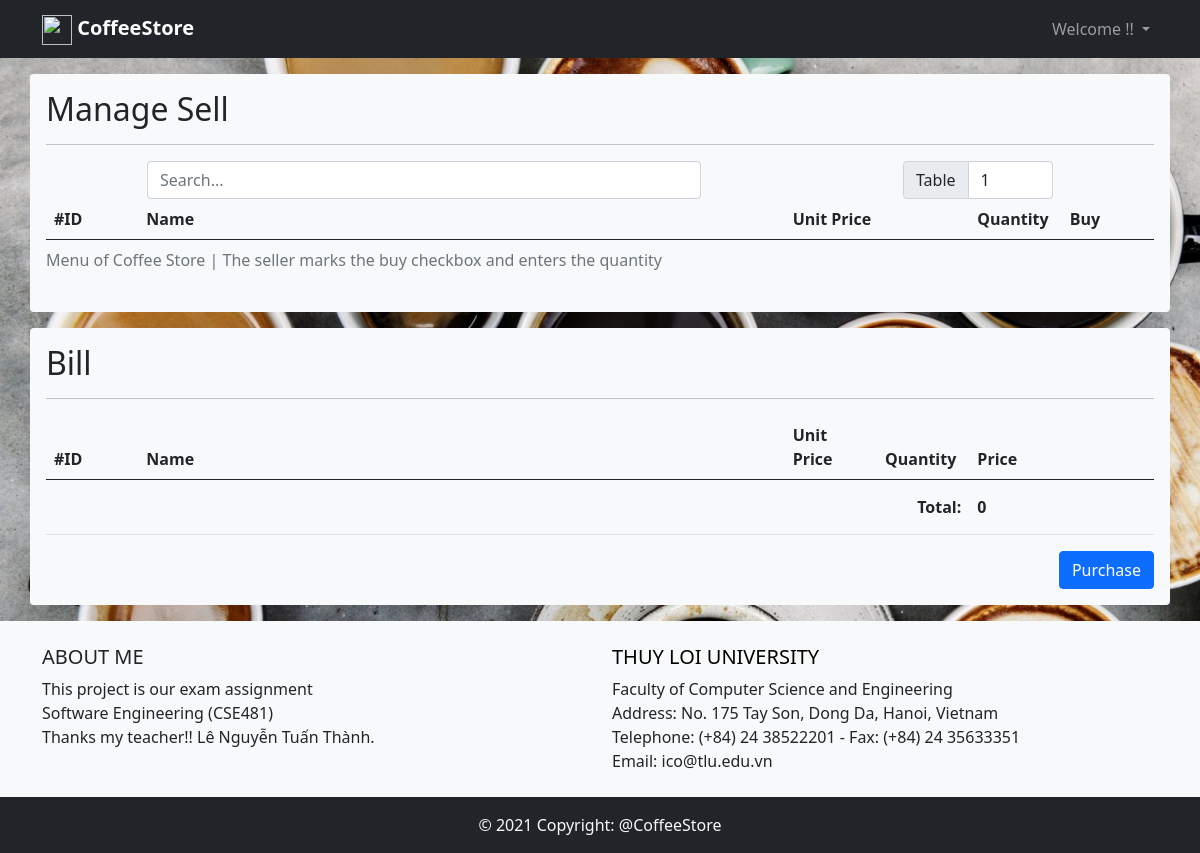
Before: /views/manage-sell.php (signed in) with the older database file.
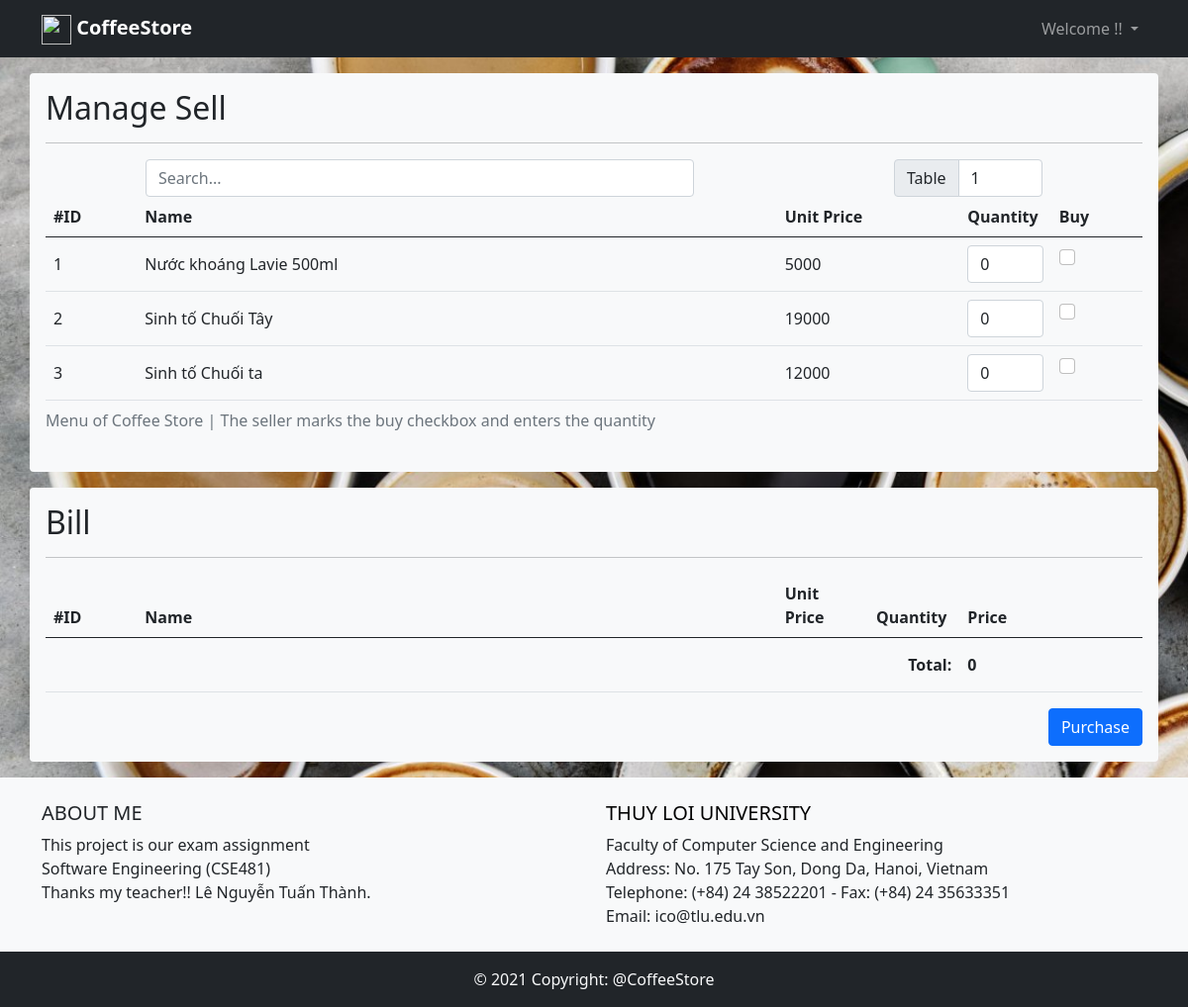
After: the same page with the newer database file.
### tables this page shows
CREATE TABLE `menu` (
  `item_id` int(10) UNSIGNED NOT NULL,
  `name` varchar(200) NOT NULL,
  `price` bigint(20) UNSIGNED NOT NULL,
  `status` tinyint(2) UNSIGNED NOT NULL DEFAULT 1
);

### controlers/database.php (called while the page is built, shortened)
<?php
class Database
{
    private $severname = 'localhost';
    private $username = 'root';
    private $password = '';
    private $database = 'coffeestore';
    function __construct()
    {
        $this->conn = mysqli_connect($this->severname, $this->username, $this->password, $this->database);
    }
}

### controlers/item.php (called while the page is built, shortened)
<?php
class Ctrl_Item{
    public static function GetList()
    {
        $db = new Database();
        $sql = "SELECT * FROM `menu`";
        $query = mysqli_query($db->conn, $sql);
        if ($query) {
            $result = mysqli_fetch_all($query);
            return $result;
        } else {
            return $db->conn->error." $sql";
        }
    }
}

### controlers/manage-sell.php (called while the page is built, shortened)
<?php
include_once('../controlers/item.php');
$menu = Ctrl_Item::GetList();
?>

### views/manage-sell.php (the view, shortened to what this page needs)
<?php include_once('../controlers/manage-sell.php'); ?>
<!DOCTYPE html>
<html lang="en">
<head>
    <link href="https://cdn.jsdelivr.net/npm/bootstrap@5.0.0-beta1/dist/css/bootstrap.min.css" rel="stylesheet">
    <link rel="stylesheet" href="../css/style.css">
</head>
<body>
    <?php include("nav-bar.php"); ?>
    <form method="POST" action="manage-sell.php">
        <div class="container my-3 bg-light rounded p-3">
            <p class="h2">Manage Sell</p>
            <hr>
            <div class="d-flex flex-row justify-content-around">
                <div style="width:50%">
                    <input type="text" class="form-control" id="keyword-input" placeholder="Search..." onkeyup="search()">
                </div>
                <div class="input-group" style="width:150px">
                    <span class="input-group-text">Table</span>
                    <input type="number" class="form-control" name="table" id="table" min=1 max=10 value="1" require>
                </div>
            </div>
            <table class="table table-hover">
                <thead>
                    <caption>Menu of Coffee Store | The seller marks the buy checkbox and enters the quantity</caption>
                    <tr>
                        <th class="col-1">#ID</th>
                        <th class="col-7">Name</th>
                        <th class="col-2">Unit Price</th>
                        <th class="col-1">Quantity</th>
                        <th class="col-1">Buy</th>
                    </tr>
                </thead>
                <tbody id="menu">
                    <?php $tagid = 0;
                        foreach ($menu as $item) {
                        $tagid++; ?>
                        <tr>
                            <th>
                                <input type="number" readonly class="form-control-plaintext" name="id<?php echo $tagid; ?>" id="id<?php echo $tagid; ?>" value="<?php echo $item[0]; ?>">
                            </th>
                            <td>
                                <input type="text" readonly class="form-control-plaintext" name="name<?php echo $tagid; ?>" id="name<?php echo $tagid; ?>" value="<?php echo $item[1]; ?>">
                            </td>
                            <td>
                                <input type="number" readonly class="form-control-plaintext" name="uprice<?php echo $tagid; ?>" id="uprice<?php echo $tagid; ?>" value="<?php echo $item[2]; ?>">
                            </td>
                            <td>
                                <input type="number" class="form-control" name="quantity<?php echo $tagid; ?>" id="quantity<?php echo $tagid; ?>" min=0 value=0 require onchange="calprice();">
                            </td>
                            <td>
                                <div class="form-check">
                                    <input class="form-check-input" type="checkbox" value="" name="check<?php echo $tagid; ?>" id="check<?php echo $tagid; ?>" onclick="calprice();">
                                </div>
                            </td>
                        </tr>
                    <?php } ?>
                </tbody>
            </table>
        </div>
        <div class="container my-3 bg-light rounded p-3">
            <p class="h2">Bill</p>
            <hr>
            <table class="table table-hover" id="tbbill">
                <thead>
                    <tr>
                        <th class="col-1">#ID</th>
                        <th class="col-7">Name</th>
                        <th class="col-1">Unit Price</th>
                        <th class="col-1">Quantity</th>
                        <th class="col-2">Price</th>
                    </tr>
                </thead>
                <tfoot>
                    <tr>
                        <th colspan="4" class="text-end">Total:</th>
                        <td class="col-2"><input type="number" readonly class="form-control-plaintext fw-bold" name="total" id="total" value="0"></td>
                    </tr>
                </tfoot>
            </table>
            <div class="d-flex justify-content-end">
                <input type="submit" class="btn btn-primary" name="Purchase" value="Purchase"></input>
            </div>
        </div>
    </form>
    <?php include("footer.php"); ?>
</body>
</html>

### views/nav-bar.php (shortened to what this page needs)
<nav class="navbar navbar-expand-lg navbar-dark bg-dark">
    <div class="container">
        <a class="navbar-brand" href="/CoffeeStore/index.php"><img src="/CoffeeStore/img/iconlogo.png" width="30" height="30" alt=""> <strong>CoffeeStore</strong></a>
        <div class="collapse navbar-collapse" id="navbarSupportedContent">
            <ul class="nav navbar-nav ms-auto">
                <?php
                if (!isset($_SESSION['logined'])) { ?>
                    <li class='nav-item'>
                        <a class='nav-link' href="/CoffeeStore/views/login.php">Sign In</a>
                    </li>
                <?php } else {
                    $db = new Database();
                    $result = mysqli_query($db->conn, "SELECT `employees`.`fullname`, `accounts`.`permisson` FROM `accounts` INNER JOIN `employees` ON `accounts`.`user_id` = `employees`.`user_id` WHERE `accounts`.`user_id` = " . $_SESSION['logined']);
                    $logined = mysqli_fetch_row($result);
                ?>
                    <li class="nav-item dropdown">
                        <a class="nav-link dropdown-toggle" href="#" id="navbarDropdown" role="button" data-bs-toggle="dropdown" aria-expanded="false">
                            Welcome <?php echo $logined[0]; ?> !!
                        </a>
                    </li>
                <?php } ?>
            </ul>
        </div>
    </div>
</nav>

### views/footer.php (shortened to what this page needs)
<footer class="footer bg-light text-center text-lg-start">
    <div class="container">
        <div class="row">
            <div class="col-lg-6 col-md-12 my-3 my-md-4">
                <h5 class="text-uppercase">About me</h5>
                <span>
                    This project is our exam assignment<br>
                    Software Engineering (CSE481)<br>
                    Thanks my teacher!! Lê Nguyễn Tuấn Thành.
                </span>
            </div>
            <div class="col-lg-6 col-md-12 mb-3 my-md-4">
                <h5 class="text-uppercase"><a href="http://www.tlu.edu.vn/" style="color: black; text-decoration: none">Thuy Loi University</a></h5>
                <span>
                    Faculty of Computer Science and Engineering<br>
                    Address: No. 175 Tay Son, Dong Da, Hanoi, Vietnam<br>
                    Telephone: (+84) 24 38522201 - Fax: (+84) 24 35633351<br>
                    Email: ico@tlu.edu.vn
                </span>
            </div>
        </div>
    </div>
    <div class="text-center p-3 bg-dark text-light">
        © 2021 Copyright: @CoffeeStore
    </div>
</footer>

### css/style.css (style rules this page uses)
body { background-image: url('/CoffeeStore/img/background.jpg'); background-position: middle; background-repeat: no-repeat; background-attachment: fixed; background-size: cover; margin: 0; display: flex; flex-direction: column; min-height: 100vh; }

Changed rows visible on the page:
added menu: item_id "1", name "Nước khoáng Lavie 500ml", price "5000"
added menu: item_id "2", name "Sinh tố Chuối Tây", price "19000"
added menu: item_id "3", name "Sinh tố Chuối ta", price "12000"
